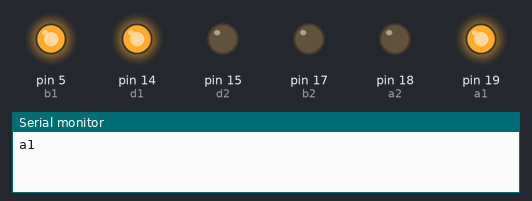
A sketch run on a simulated Arduino Uno, built with avr-gcc and run on an emulated ATmega328P. Parts: output pins drawn as LEDs (lit = HIGH), the last lines printed to the serial monitor. Pins used as bus, display or sensor lines are not drawn.

Above: at 2.5 s.
At 6.5 s:
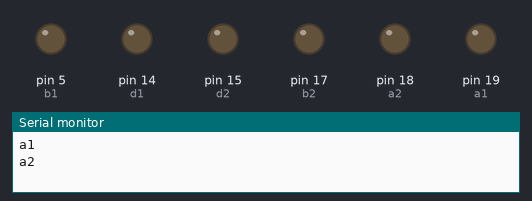
At 10.5 s:
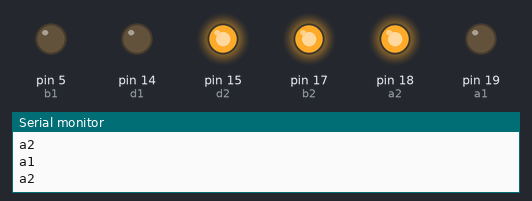
Timing chart, 0 to 11.1 s (numbered marks = the images above):
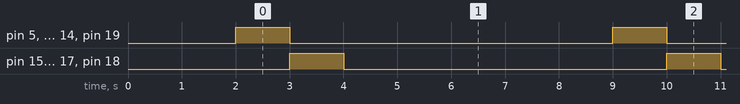

Measured:
- by itself, pin 5 (b1), pin 14 (d1), pin 15 (d2), pin 17 (b2), pin 18 (a2), pin 19 (a1): alternates HIGH for 1.0 s and LOW for 6.0 s
- by itself, everything shown: repeats every 7.0 s, in 3 steps

The sketch:

DirectDrive.ino
```cpp
#define LED_BUILTIN 2

int a1 = 19;
int a2 = 18;
int b1 = 5;
int b2 = 17;
int c1 = 16;
int c2 = 4;
int d1 = 14; // Changed from 2 as this was the builtin LED
int d2 = 15;

void setup()
{
    Serial.begin(115200);
    // pinMode(LED_BUILTIN, OUTPUT);
    pinMode(a1, OUTPUT);
    pinMode(a2, OUTPUT);
    pinMode(b1, OUTPUT);
    pinMode(b2, OUTPUT);
    pinMode(c1, OUTPUT);
    pinMode(c2, OUTPUT);
    pinMode(d1, OUTPUT);
    pinMode(d2, OUTPUT);

    delay(2000);
}

void loop()
{
    Serial.println("a1");
    digitalWrite(a1, HIGH);
    digitalWrite(a2, LOW);
    digitalWrite(b1, HIGH);
    digitalWrite(b2, LOW);
    digitalWrite(c1, HIGH);
    digitalWrite(c2, LOW);
    digitalWrite(d1, HIGH);
    digitalWrite(d2, LOW);

    delay(1000);
    Serial.println("a2");
    digitalWrite(a1, LOW);
    digitalWrite(a2, HIGH);
    digitalWrite(b1, LOW);
    digitalWrite(b2, HIGH);
    digitalWrite(c1, LOW);
    digitalWrite(c2, HIGH);
    digitalWrite(d1, LOW);
    digitalWrite(d2, HIGH);
    delay(1000);
    digitalWrite(a1, LOW);
    digitalWrite(a2, LOW);
    digitalWrite(b1, LOW);
    digitalWrite(b2, LOW);
    digitalWrite(c1, LOW);
    digitalWrite(c2, LOW);
    digitalWrite(d1, LOW);
    digitalWrite(d2, LOW);
    delay(5000);
}
```
